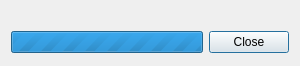
<?xml version="1.0" encoding="UTF-8"?>
<ui version="4.0">
 <author>Dmitry Baryshev</author>
 <class>NetworkAccessDialog</class>
 <widget class="QDialog" name="NetworkAccessDialog">
  <property name="geometry">
   <rect>
    <x>0</x>
    <y>0</y>
    <width>300</width>
    <height>66</height>
   </rect>
  </property>
  <layout class="QGridLayout" name="gridLayout">
   <item row="1" column="0">
    <widget class="QProgressBar" name="progressBar">
     <property name="maximum">
      <number>0</number>
     </property>
     <property name="textVisible">
      <bool>false</bool>
     </property>
    </widget>
   </item>
   <item row="1" column="1">
    <widget class="QPushButton" name="pushClose">
     <property name="text">
      <string extracomment="This is the label on a button that user pushes to issue the command">Close</string>
     </property>
    </widget>
   </item>
   <item row="2" column="0">
    <spacer name="verticalSpacer">
     <property name="orientation">
      <enum>Qt::Vertical</enum>
     </property>
     <property name="sizeHint" stdset="0">
      <size>
       <width>20</width>
       <height>0</height>
      </size>
     </property>
    </spacer>
   </item>
   <item row="0" column="0" colspan="2">
    <widget class="QLabel" name="label">
     <property name="text">
      <string/>
     </property>
    </widget>
   </item>
  </layout>
 </widget>
 <resources/>
 <connections>
  <connection>
   <sender>pushClose</sender>
   <signal>clicked()</signal>
   <receiver>NetworkAccessDialog</receiver>
   <slot>reject()</slot>
   <hints>
    <hint type="sourcelabel">
     <x>304</x>
     <y>37</y>
    </hint>
    <hint type="destinationlabel">
     <x>307</x>
     <y>84</y>
    </hint>
   </hints>
  </connection>
 </connections>
</ui>
